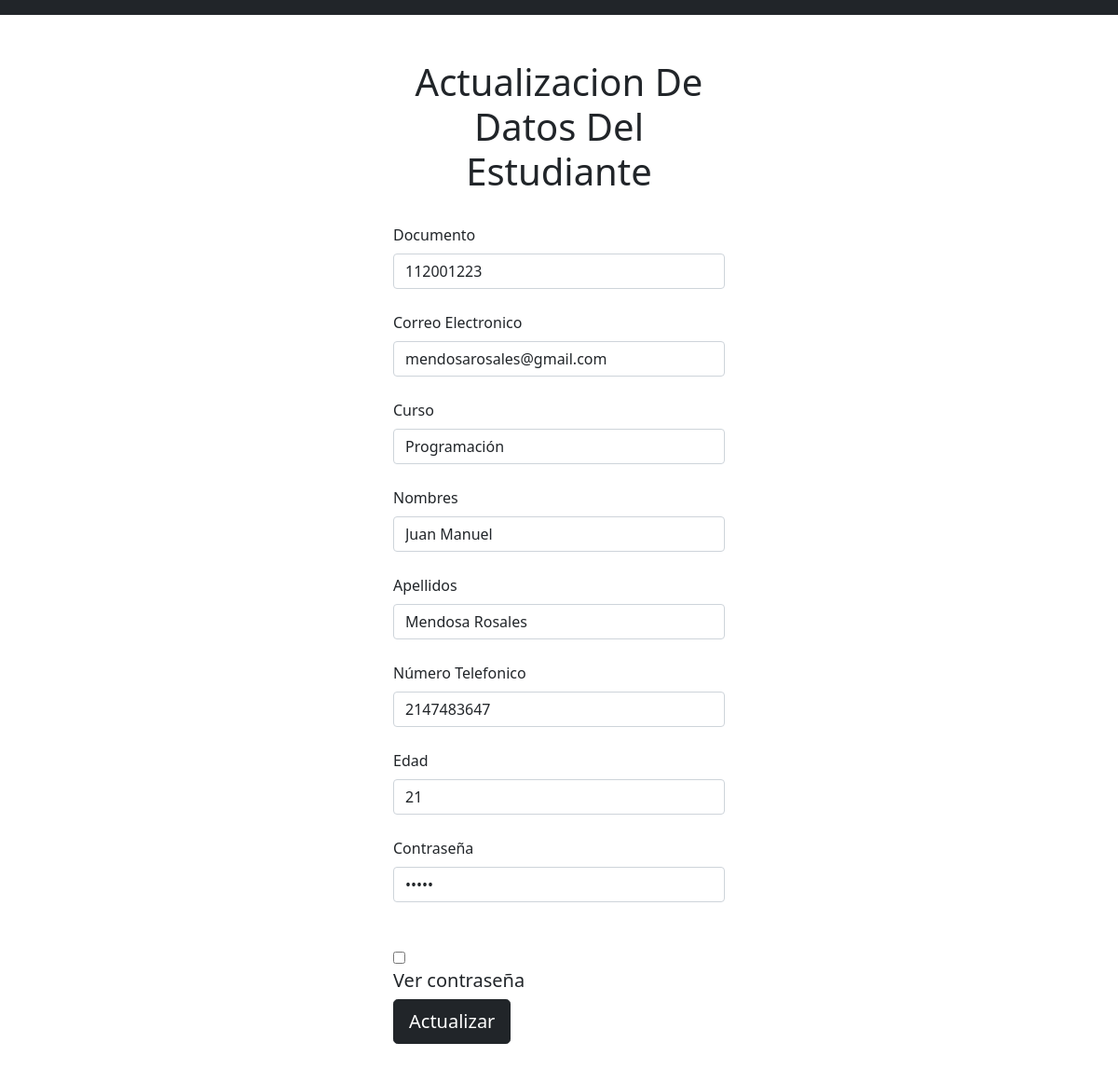
The page /actestu.php?documento=112001223 on the database its author committed.
### tables this page shows
CREATE TABLE `estudiantes` (
  `documento` bigint(20) NOT NULL,
  `correo` varchar(100) NOT NULL,
  `curso` varchar(100) NOT NULL,
  `nombre` varchar(100) NOT NULL,
  `apellido` varchar(100) NOT NULL,
  `numero` int(15) NOT NULL,
  `edad` int(2) NOT NULL,
  `nota1` float NOT NULL,
  `nota2` float NOT NULL,
  `nota3` float NOT NULL,
  `contrasena` varchar(15) NOT NULL
);

### actestu.php (the view, shortened to what this page needs)
<?php
$con=conexion();
$documento=$_GET['documento'];
$sql="SELECT * FROM estudiantes where documento='$documento'";
$query =mysqli_query($con,$sql);
$row=mysqli_fetch_assoc($query);
?>
<!DOCTYPE html>
<html lang="en">
<head>
    <link href="https://cdn.jsdelivr.net/npm/bootstrap@5.0.2/dist/css/bootstrap.min.css" rel="stylesheet">
</head>
<body>
<nav class="navbar navbar-dark bg-dark">
</nav>
<br><br>
<div class="container">
  <div class="row">
    <div class="col">
    </div>
    <br><br>
    <div class="col">
          <h1 class="text-center">Actualizacion De Datos Del Estudiante</h1>
          <br>
        <form  action="update.php" method="get">
            <label for="inputAddress2" class="form-label">Documento</label>
            <input type="text" class="form-control" name = "documento" id="documento" placeholder="Ingrese su documento" value = "<?php echo $row['documento'] ?>">
          <br>
            <label for="inputCity" class="form-label">Correo Electronico</label>
            <input type="text" class="form-control" name = "correo" id="correo" placeholder="Ingrese su Correo Electronico" value = "<?php echo $row['correo'] ?>">
          <br>
            <label for="inputCity" class="form-label">Curso</label>
            <input type="text" class="form-control" name = "curso" id="curso" placeholder="Ingrese el curso en el que se quiere registrar" value = "<?php echo $row['curso'] ?>">
          <br>
              <label for="inputEmail4" class="form-label">Nombres</label>
              <input type="text" class="form-control" name = "nombre" id="nombre"  placeholder="Ingrese su Nombre" value = "<?php echo $row['nombre'] ?>">
            <br>
              <label for="inputPassword4" class="form-label">Apellidos</label>
              <input type="text" class="form-control" name = "apellido" id="apellido" placeholder="Ingrese su Apellido" value = "<?php echo $row['apellido'] ?>">
            <br>
              <label for="inputAddress" class="form-label">Número Telefonico</label>
              <input type="text" class="form-control" name = "numero" id="numero" placeholder="Ingrese su número telefonico" value = "<?php echo $row['numero'] ?>">
            <br>
              <label for="inputAddress" class="form-label">Edad</label>
              <input type="text" class="form-control" name = "edad" id="edad" placeholder="Ingrese su edad" value = "<?php echo $row['edad'] ?>">
            <br>
              <label for="exampleInputPassword1" class="form-label">Contraseña</label>
               <input type="password" name="contrasena" id="contrasena" placeholder="Ingrese su contraseña de registro" class="form-control" id="Ingrese su contraseña" value = "<?php echo $row['contrasena'] ?>">
             <br><br>
             <input type="checkbox" onclick = "Toggle()">
            <br>
            <h5>Ver contraseña</h5>
                <input type="submit"  class="btn btn-dark btn-lg" value="Actualizar"><br><br>
            <br><br>
    </div>
    <br><br>
    <div class="col">
    </div>
  </div>
</div>
</body>
</html>

### rows shown on the page
estudiantes: documento "112001223", correo "mendosarosales@gmail.com", curso "Programación", nombre "Juan Manuel", apellido "Mendosa Rosales", numero "2147483647", edad "21"
